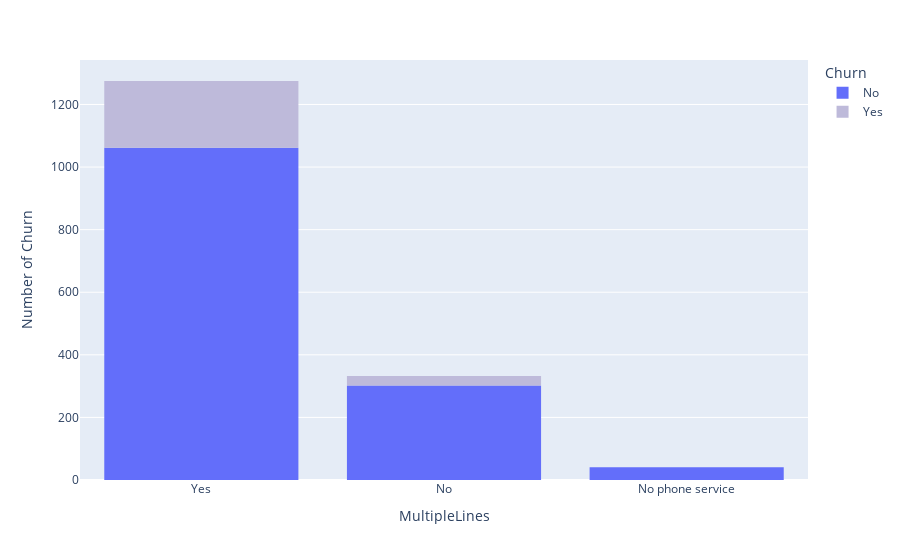

Notebook code cell kept with this figure:
### Code cell
px.histogram(charge,x='MultipleLines',color='Churn',color_discrete_sequence=[
                
               px.colors.qualitative.Plotly[0],px.colors.qualitative.Set3[2]]).update_layout(xaxis_title='MultipleLines',yaxis_title='Number of Churn')

### Figure 1 — Plotly figure (JSON) as saved in the notebook; plotly's stock layout.template omitted (floating-point values rounded to 4 significant figures; data arrays with more than 128 entries replaced by an {"elided": "..."} marker saying what was removed)
{"data": [{"alignmentgroup": "True", "bingroup": "x", "hovertemplate": "Churn=No<br>MultipleLines=%{x}<br>count=%{y}<extra></extra>", "legendgroup": "No", "marker": {"color": "#636EFA", "pattern": {"shape": ""}}, "name": "No", "offsetgroup": "No", "orientation": "v", "showlegend": true, "type": "histogram", "x": {"elided": "1405 str values"}, "xaxis": "x", "yaxis": "y"}, {"alignmentgroup": "True", "bingroup": "x", "hovertemplate": "Churn=Yes<br>MultipleLines=%{x}<br>count=%{y}<extra></extra>", "legendgroup": "Yes", "marker": {"color": "rgb(190,186,218)", "pattern": {"shape": ""}}, "name": "Yes", "offsetgroup": "Yes", "orientation": "v", "showlegend": true, "type": "histogram", "x": {"elided": "243 str values"}, "xaxis": "x", "yaxis": "y"}], "layout": {"barmode": "relative", "legend": {"title": {"text": "Churn"}, "tracegroupgap": 0}, "margin": {"t": 60}, "xaxis": {"anchor": "y", "domain": [0, 1], "title": {"text": "MultipleLines"}}, "yaxis": {"anchor": "x", "domain": [0, 1], "title": {"text": "Number of Churn"}}}}
